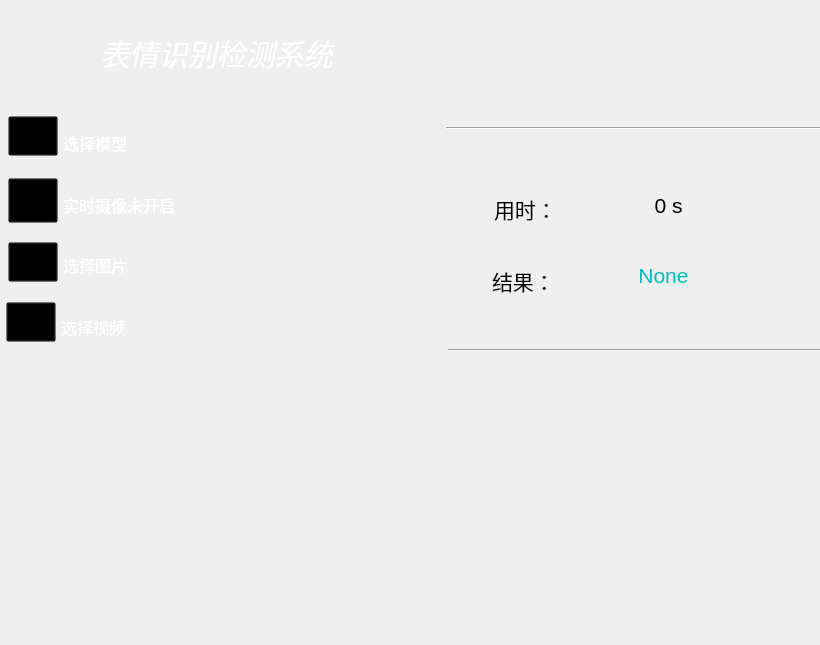
<?xml version="1.0" encoding="UTF-8"?>
<ui version="4.0">
 <class>MainWindow</class>
 <widget class="QMainWindow" name="MainWindow">
  <property name="windowModality">
   <enum>Qt::NonModal</enum>
  </property>
  <property name="geometry">
   <rect>
    <x>0</x>
    <y>0</y>
    <width>820</width>
    <height>645</height>
   </rect>
  </property>
  <property name="minimumSize">
   <size>
    <width>820</width>
    <height>645</height>
   </size>
  </property>
  <property name="maximumSize">
   <size>
    <width>820</width>
    <height>645</height>
   </size>
  </property>
  <property name="windowTitle">
   <string>Emotion recongnition </string>
  </property>
  <property name="windowIcon">
   <iconset resource="image1.qrc">
    <normaloff>:/newPrefix/icons/result.png</normaloff>:/newPrefix/icons/result.png</iconset>
  </property>
  <property name="toolTip">
   <string/>
  </property>
  <property name="autoFillBackground">
   <bool>false</bool>
  </property>
  <property name="styleSheet">
   <string notr="true">
#QInputDialog{border-image: url(:/newPrefix/images_test/light.png);}

QMenuBar{border-color:transparent;}
QToolButton[objectName=pushButton_doIt]{
border:5px;}

QToolButton[objectName=pushButton_doIt]:hover {
image:url(:/newPrefix/images_test/run_hover.png);}

QToolButton[objectName=pushButton_doIt]:pressed {
image:url(:/newPrefix/images_test/run_pressed.png);}

QScrollBar:vertical{
background:transparent;
padding:2px;
border-radius:8px;
max-width:14px;}

QScrollBar::handle:vertical{
background:#9acd32;
min-height:50px;
border-radius:8px;
}

QScrollBar::handle:vertical:hover{
background:#9eb764;}

QScrollBar::handle:vertical:pressed{
background:#9eb764;
}
QScrollBar::add-page:vertical{
background:none;
}
                               
QScrollBar::sub-page:vertical{
background:none;
}

QScrollBar::add-line:vertical{
background:none;}
                                 
QScrollBar::sub-line:vertical{
background:none;
}
QScrollArea{
border:0px;
}

QScrollBar:horizontal{
background:transparent;
padding:0px;
border-radius:6px;
max-height:12px;
}

QScrollBar::handle:horizontal{
background:#9acd32;
min-width:50px;
border-radius:6px;
}

QScrollBar::handle:horizontal:hover{
background:#9eb764;
}

QScrollBar::handle:horizontal:pressed{
background:#9eb764;
}

QScrollBar::add-page:horizontal{
background:none;
}

QScrollBar::sub-page:horizontal{
background:none;
}
QScrollBar::add-line:horizontal{
background:none;
}

QScrollBar::sub-line:horizontal{
background:none;
}
QToolButton::hover{
border:0px;
} </string>
  </property>
  <property name="tabShape">
   <enum>QTabWidget::Rounded</enum>
  </property>
  <widget class="QWidget" name="centralwidget">
   <widget class="QLabel" name="label_title">
    <property name="geometry">
     <rect>
      <x>8</x>
      <y>30</y>
      <width>425</width>
      <height>47</height>
     </rect>
    </property>
    <property name="minimumSize">
     <size>
      <width>0</width>
      <height>30</height>
     </size>
    </property>
    <property name="font">
     <font>
      <family>隶书</family>
      <pointsize>22</pointsize>
      <italic>true</italic>
     </font>
    </property>
    <property name="toolTip">
     <string>Test Result Helper 3.3.10  </string>
    </property>
    <property name="styleSheet">
     <string notr="true">color: rgb(255, 255, 255);</string>
    </property>
    <property name="text">
     <string>表情识别检测系统 </string>
    </property>
    <property name="alignment">
     <set>Qt::AlignCenter</set>
    </property>
   </widget>
   <widget class="QLabel" name="label_author">
    <property name="geometry">
     <rect>
      <x>462</x>
      <y>46</y>
      <width>271</width>
      <height>35</height>
     </rect>
    </property>
    <property name="minimumSize">
     <size>
      <width>0</width>
      <height>30</height>
     </size>
    </property>
    <property name="font">
     <font>
      <family>楷体</family>
      <pointsize>16</pointsize>
     </font>
    </property>
    <property name="toolTip">
     <string>Test Result Helper 3.3.10  </string>
    </property>
    <property name="styleSheet">
     <string notr="true">color: rgb(85, 170, 255);</string>
    </property>
    <property name="text">
     <string></string>
    </property>
    <property name="alignment">
     <set>Qt::AlignCenter</set>
    </property>
   </widget>
   <widget class="QLabel" name="label_useTime">
    <property name="geometry">
     <rect>
      <x>494</x>
      <y>184</y>
      <width>103</width>
      <height>51</height>
     </rect>
    </property>
    <property name="font">
     <font>
      <family>华文仿宋</family>
      <pointsize>16</pointsize>
     </font>
    </property>
    <property name="text">
     <string>&lt;html&gt;&lt;head/&gt;&lt;body&gt;&lt;p&gt;用时：&lt;/p&gt;&lt;/body&gt;&lt;/html&gt;</string>
    </property>
   </widget>
   <widget class="QLabel" name="label_picTime">
    <property name="geometry">
     <rect>
      <x>456</x>
      <y>190</y>
      <width>29</width>
      <height>31</height>
     </rect>
    </property>
    <property name="styleSheet">
     <string notr="true">border-image: url(:/newPrefix/icons/net_speed.png);</string>
    </property>
    <property name="text">
     <string/>
    </property>
   </widget>
   <widget class="QLabel" name="label_picResult">
    <property name="geometry">
     <rect>
      <x>456</x>
      <y>260</y>
      <width>31</width>
      <height>35</height>
     </rect>
    </property>
    <property name="styleSheet">
     <string notr="true">border-image: url(:/newPrefix/icons/result.png);</string>
    </property>
    <property name="text">
     <string/>
    </property>
   </widget>
   <widget class="Line" name="line">
    <property name="geometry">
     <rect>
      <x>446</x>
      <y>118</y>
      <width>375</width>
      <height>21</height>
     </rect>
    </property>
    <property name="orientation">
     <enum>Qt::Horizontal</enum>
    </property>
   </widget>
   <widget class="QLabel" name="label_face">
    <property name="geometry">
     <rect>
      <x>8</x>
      <y>360</y>
      <width>420</width>
      <height>280</height>
     </rect>
    </property>
    <property name="minimumSize">
     <size>
      <width>420</width>
      <height>280</height>
     </size>
    </property>
    <property name="maximumSize">
     <size>
      <width>420</width>
      <height>280</height>
     </size>
    </property>
    <property name="font">
     <font>
      <family>楷体</family>
      <pointsize>16</pointsize>
     </font>
    </property>
    <property name="layoutDirection">
     <enum>Qt::LeftToRight</enum>
    </property>
    <property name="styleSheet">
     <string notr="true">border-image: url(:/newPrefix/icons/scan.gif);</string>
    </property>
    <property name="text">
     <string>&lt;html&gt;&lt;head/&gt;&lt;body&gt;&lt;p align=&quot;center&quot;&gt;&lt;br/&gt;&lt;/p&gt;&lt;/body&gt;&lt;/html&gt;</string>
    </property>
    <property name="alignment">
     <set>Qt::AlignCenter</set>
    </property>
   </widget>
   <widget class="QTextEdit" name="textEdit_model">
    <property name="geometry">
     <rect>
      <x>58</x>
      <y>126</y>
      <width>360</width>
      <height>30</height>
     </rect>
    </property>
    <property name="minimumSize">
     <size>
      <width>360</width>
      <height>30</height>
     </size>
    </property>
    <property name="maximumSize">
     <size>
      <width>360</width>
      <height>30</height>
     </size>
    </property>
    <property name="font">
     <font>
      <family>华文仿宋</family>
      <pointsize>12</pointsize>
     </font>
    </property>
    <property name="styleSheet">
     <string notr="true">background-color: transparent;
border-color: rgb(255, 255, 255);
color: rgb(255, 255, 255);</string>
    </property>
    <property name="verticalScrollBarPolicy">
     <enum>Qt::ScrollBarAlwaysOff</enum>
    </property>
    <property name="horizontalScrollBarPolicy">
     <enum>Qt::ScrollBarAlwaysOff</enum>
    </property>
    <property name="lineWrapMode">
     <enum>QTextEdit::NoWrap</enum>
    </property>
    <property name="readOnly">
     <bool>true</bool>
    </property>
    <property name="html">
     <string>&lt;!DOCTYPE HTML PUBLIC &quot;-//W3C//DTD HTML 4.0//EN&quot; &quot;http://www.w3.org/TR/REC-html40/strict.dtd&quot;&gt;
&lt;html&gt;&lt;head&gt;&lt;meta name=&quot;qrichtext&quot; content=&quot;1&quot; /&gt;&lt;style type=&quot;text/css&quot;&gt;
p, li { white-space: pre-wrap; }
&lt;/style&gt;&lt;/head&gt;&lt;body style=&quot; font-family:'华文仿宋'; font-size:12pt; font-weight:400; font-style:normal;&quot;&gt;
&lt;p style=&quot; margin-top:0px; margin-bottom:0px; margin-left:0px; margin-right:0px; -qt-block-indent:0; text-indent:0px;&quot;&gt;&lt;span style=&quot; font-family:'Adobe Devanagari';&quot;&gt;选择模型&lt;/span&gt;&lt;/p&gt;&lt;/body&gt;&lt;/html&gt;</string>
    </property>
   </widget>
   <widget class="QToolButton" name="toolButton_file">
    <property name="geometry">
     <rect>
      <x>8</x>
      <y>242</y>
      <width>50</width>
      <height>40</height>
     </rect>
    </property>
    <property name="minimumSize">
     <size>
      <width>50</width>
      <height>39</height>
     </size>
    </property>
    <property name="maximumSize">
     <size>
      <width>50</width>
      <height>40</height>
     </size>
    </property>
    <property name="cursor">
     <cursorShape>PointingHandCursor</cursorShape>
    </property>
    <property name="autoFillBackground">
     <bool>false</bool>
    </property>
    <property name="styleSheet">
     <string notr="true">background-color: transparent;</string>
    </property>
    <property name="text">
     <string/>
    </property>
    <property name="icon">
     <iconset resource="image1.qrc">
      <normaloff>:/newPrefix/icons/recovery.png</normaloff>:/newPrefix/icons/recovery.png</iconset>
    </property>
    <property name="iconSize">
     <size>
      <width>40</width>
      <height>40</height>
     </size>
    </property>
    <property name="popupMode">
     <enum>QToolButton::DelayedPopup</enum>
    </property>
    <property name="toolButtonStyle">
     <enum>Qt::ToolButtonTextUnderIcon</enum>
    </property>
    <property name="autoRaise">
     <bool>false</bool>
    </property>
    <property name="arrowType">
     <enum>Qt::NoArrow</enum>
    </property>
   </widget>
   <widget class="QTextEdit" name="textEdit_camera">
    <property name="geometry">
     <rect>
      <x>58</x>
      <y>188</y>
      <width>360</width>
      <height>30</height>
     </rect>
    </property>
    <property name="minimumSize">
     <size>
      <width>360</width>
      <height>30</height>
     </size>
    </property>
    <property name="maximumSize">
     <size>
      <width>360</width>
      <height>30</height>
     </size>
    </property>
    <property name="font">
     <font>
      <family>华文仿宋</family>
      <pointsize>12</pointsize>
     </font>
    </property>
    <property name="styleSheet">
     <string notr="true">background-color: transparent;
border-color: rgb(255, 255, 255);
color: rgb(255, 255, 255);</string>
    </property>
    <property name="verticalScrollBarPolicy">
     <enum>Qt::ScrollBarAlwaysOff</enum>
    </property>
    <property name="horizontalScrollBarPolicy">
     <enum>Qt::ScrollBarAlwaysOff</enum>
    </property>
    <property name="lineWrapMode">
     <enum>QTextEdit::NoWrap</enum>
    </property>
    <property name="readOnly">
     <bool>true</bool>
    </property>
    <property name="html">
     <string>&lt;!DOCTYPE HTML PUBLIC &quot;-//W3C//DTD HTML 4.0//EN&quot; &quot;http://www.w3.org/TR/REC-html40/strict.dtd&quot;&gt;
&lt;html&gt;&lt;head&gt;&lt;meta name=&quot;qrichtext&quot; content=&quot;1&quot; /&gt;&lt;style type=&quot;text/css&quot;&gt;
p, li { white-space: pre-wrap; }
&lt;/style&gt;&lt;/head&gt;&lt;body style=&quot; font-family:'华文仿宋'; font-size:12pt; font-weight:400; font-style:normal;&quot;&gt;
&lt;p style=&quot; margin-top:0px; margin-bottom:0px; margin-left:0px; margin-right:0px; -qt-block-indent:0; text-indent:0px;&quot;&gt;&lt;span style=&quot; font-family:'Adobe Devanagari';&quot;&gt;实时摄像未开启&lt;/span&gt;&lt;/p&gt;&lt;/body&gt;&lt;/html&gt;</string>
    </property>
   </widget>
   <widget class="QTextEdit" name="textEdit_pic">
    <property name="geometry">
     <rect>
      <x>58</x>
      <y>248</y>
      <width>360</width>
      <height>30</height>
     </rect>
    </property>
    <property name="minimumSize">
     <size>
      <width>360</width>
      <height>30</height>
     </size>
    </property>
    <property name="maximumSize">
     <size>
      <width>360</width>
      <height>30</height>
     </size>
    </property>
    <property name="font">
     <font>
      <family>华文仿宋</family>
      <pointsize>12</pointsize>
     </font>
    </property>
    <property name="layoutDirection">
     <enum>Qt::LeftToRight</enum>
    </property>
    <property name="styleSheet">
     <string notr="true">background-color: transparent;
border-color: rgb(255, 255, 255);
color: rgb(255, 255, 255);</string>
    </property>
    <property name="verticalScrollBarPolicy">
     <enum>Qt::ScrollBarAlwaysOff</enum>
    </property>
    <property name="horizontalScrollBarPolicy">
     <enum>Qt::ScrollBarAlwaysOff</enum>
    </property>
    <property name="lineWrapMode">
     <enum>QTextEdit::NoWrap</enum>
    </property>
    <property name="readOnly">
     <bool>true</bool>
    </property>
    <property name="html">
     <string>&lt;!DOCTYPE HTML PUBLIC &quot;-//W3C//DTD HTML 4.0//EN&quot; &quot;http://www.w3.org/TR/REC-html40/strict.dtd&quot;&gt;
&lt;html&gt;&lt;head&gt;&lt;meta name=&quot;qrichtext&quot; content=&quot;1&quot; /&gt;&lt;style type=&quot;text/css&quot;&gt;
p, li { white-space: pre-wrap; }
&lt;/style&gt;&lt;/head&gt;&lt;body style=&quot; font-family:'华文仿宋'; font-size:12pt; font-weight:400; font-style:normal;&quot;&gt;
&lt;p style=&quot; margin-top:0px; margin-bottom:0px; margin-left:0px; margin-right:0px; -qt-block-indent:0; text-indent:0px;&quot;&gt;&lt;span style=&quot; font-family:'Adobe Devanagari';&quot;&gt;选择图片&lt;/span&gt;&lt;/p&gt;&lt;/body&gt;&lt;/html&gt;</string>
    </property>
   </widget>
   <widget class="QToolButton" name="toolButton_camera">
    <property name="geometry">
     <rect>
      <x>8</x>
      <y>178</y>
      <width>50</width>
      <height>45</height>
     </rect>
    </property>
    <property name="minimumSize">
     <size>
      <width>50</width>
      <height>39</height>
     </size>
    </property>
    <property name="maximumSize">
     <size>
      <width>50</width>
      <height>45</height>
     </size>
    </property>
    <property name="cursor">
     <cursorShape>PointingHandCursor</cursorShape>
    </property>
    <property name="autoFillBackground">
     <bool>false</bool>
    </property>
    <property name="styleSheet">
     <string notr="true">background-color: transparent;</string>
    </property>
    <property name="text">
     <string/>
    </property>
    <property name="icon">
     <iconset resource="image1.qrc">
      <normaloff>:/newPrefix/icons/g1.png</normaloff>:/newPrefix/icons/g1.png</iconset>
    </property>
    <property name="iconSize">
     <size>
      <width>50</width>
      <height>39</height>
     </size>
    </property>
    <property name="popupMode">
     <enum>QToolButton::DelayedPopup</enum>
    </property>
    <property name="toolButtonStyle">
     <enum>Qt::ToolButtonTextUnderIcon</enum>
    </property>
    <property name="autoRaise">
     <bool>false</bool>
    </property>
    <property name="arrowType">
     <enum>Qt::NoArrow</enum>
    </property>
   </widget>
   <widget class="QToolButton" name="toolButton_model">
    <property name="geometry">
     <rect>
      <x>8</x>
      <y>116</y>
      <width>50</width>
      <height>40</height>
     </rect>
    </property>
    <property name="minimumSize">
     <size>
      <width>0</width>
      <height>0</height>
     </size>
    </property>
    <property name="maximumSize">
     <size>
      <width>50</width>
      <height>40</height>
     </size>
    </property>
    <property name="cursor">
     <cursorShape>PointingHandCursor</cursorShape>
    </property>
    <property name="autoFillBackground">
     <bool>false</bool>
    </property>
    <property name="styleSheet">
     <string notr="true">background-color: transparent;</string>
    </property>
    <property name="text">
     <string/>
    </property>
    <property name="icon">
     <iconset resource="image1.qrc">
      <normaloff>:/newPrefix/icons/folder_web.png</normaloff>:/newPrefix/icons/folder_web.png</iconset>
    </property>
    <property name="iconSize">
     <size>
      <width>40</width>
      <height>40</height>
     </size>
    </property>
    <property name="popupMode">
     <enum>QToolButton::DelayedPopup</enum>
    </property>
    <property name="toolButtonStyle">
     <enum>Qt::ToolButtonTextUnderIcon</enum>
    </property>
    <property name="autoRaise">
     <bool>false</bool>
    </property>
    <property name="arrowType">
     <enum>Qt::NoArrow</enum>
    </property>
   </widget>
   <widget class="QLabel" name="label_time">
    <property name="geometry">
     <rect>
      <x>558</x>
      <y>190</y>
      <width>221</width>
      <height>31</height>
     </rect>
    </property>
    <property name="font">
     <font>
      <pointsize>16</pointsize>
     </font>
    </property>
    <property name="text">
     <string>0 s</string>
    </property>
    <property name="alignment">
     <set>Qt::AlignCenter</set>
    </property>
   </widget>
   <widget class="Line" name="line_2">
    <property name="geometry">
     <rect>
      <x>448</x>
      <y>340</y>
      <width>373</width>
      <height>21</height>
     </rect>
    </property>
    <property name="orientation">
     <enum>Qt::Horizontal</enum>
    </property>
   </widget>
   <widget class="QLabel" name="label_result">
    <property name="geometry">
     <rect>
      <x>552</x>
      <y>254</y>
      <width>223</width>
      <height>43</height>
     </rect>
    </property>
    <property name="font">
     <font>
      <pointsize>16</pointsize>
     </font>
    </property>
    <property name="styleSheet">
     <string notr="true">color: rgb(0, 189, 189);</string>
    </property>
    <property name="text">
     <string>None</string>
    </property>
    <property name="alignment">
     <set>Qt::AlignCenter</set>
    </property>
   </widget>
   <widget class="QLabel" name="label_outputResult">
    <property name="geometry">
     <rect>
      <x>466</x>
      <y>386</y>
      <width>300</width>
      <height>250</height>
     </rect>
    </property>
    <property name="minimumSize">
     <size>
      <width>300</width>
      <height>250</height>
     </size>
    </property>
    <property name="maximumSize">
     <size>
      <width>300</width>
      <height>250</height>
     </size>
    </property>
    <property name="styleSheet">
     <string notr="true">border-image: url(:/newPrefix/icons/ini.png);</string>
    </property>
    <property name="text">
     <string/>
    </property>
   </widget>
   <widget class="QLabel" name="label_back1">
    <property name="geometry">
     <rect>
      <x>0</x>
      <y>-2</y>
      <width>437</width>
      <height>661</height>
     </rect>
    </property>
    <property name="styleSheet">
     <string notr="true">border-image: url(:/newPrefix/icons/background1.png);</string>
    </property>
    <property name="text">
     <string/>
    </property>
   </widget>
   <widget class="QLabel" name="label_back1_2">
    <property name="geometry">
     <rect>
      <x>408</x>
      <y>-34</y>
      <width>415</width>
      <height>707</height>
     </rect>
    </property>
    <property name="styleSheet">
     <string notr="true">border-image: url(:/newPrefix/icons/background2.png);</string>
    </property>
    <property name="text">
     <string/>
    </property>
   </widget>
   <widget class="QLabel" name="label_scanResult">
    <property name="geometry">
     <rect>
      <x>492</x>
      <y>256</y>
      <width>97</width>
      <height>51</height>
     </rect>
    </property>
    <property name="font">
     <font>
      <family>华文仿宋</family>
      <pointsize>16</pointsize>
     </font>
    </property>
    <property name="text">
     <string>&lt;html&gt;&lt;head/&gt;&lt;body&gt;&lt;p&gt;结果：&lt;/p&gt;&lt;/body&gt;&lt;/html&gt;</string>
    </property>
   </widget>
   <widget class="QTextEdit" name="textEdit_video">
    <property name="geometry">
     <rect>
      <x>56</x>
      <y>310</y>
      <width>360</width>
      <height>30</height>
     </rect>
    </property>
    <property name="minimumSize">
     <size>
      <width>360</width>
      <height>30</height>
     </size>
    </property>
    <property name="maximumSize">
     <size>
      <width>360</width>
      <height>30</height>
     </size>
    </property>
    <property name="font">
     <font>
      <family>华文仿宋</family>
      <pointsize>12</pointsize>
     </font>
    </property>
    <property name="layoutDirection">
     <enum>Qt::LeftToRight</enum>
    </property>
    <property name="styleSheet">
     <string notr="true">background-color: transparent;
border-color: rgb(255, 255, 255);
color: rgb(255, 255, 255);</string>
    </property>
    <property name="verticalScrollBarPolicy">
     <enum>Qt::ScrollBarAlwaysOff</enum>
    </property>
    <property name="horizontalScrollBarPolicy">
     <enum>Qt::ScrollBarAlwaysOff</enum>
    </property>
    <property name="lineWrapMode">
     <enum>QTextEdit::NoWrap</enum>
    </property>
    <property name="readOnly">
     <bool>true</bool>
    </property>
    <property name="html">
     <string>&lt;!DOCTYPE HTML PUBLIC &quot;-//W3C//DTD HTML 4.0//EN&quot; &quot;http://www.w3.org/TR/REC-html40/strict.dtd&quot;&gt;
&lt;html&gt;&lt;head&gt;&lt;meta name=&quot;qrichtext&quot; content=&quot;1&quot; /&gt;&lt;style type=&quot;text/css&quot;&gt;
p, li { white-space: pre-wrap; }
&lt;/style&gt;&lt;/head&gt;&lt;body style=&quot; font-family:'华文仿宋'; font-size:12pt; font-weight:400; font-style:normal;&quot;&gt;
&lt;p style=&quot; margin-top:0px; margin-bottom:0px; margin-left:0px; margin-right:0px; -qt-block-indent:0; text-indent:0px;&quot;&gt;&lt;span style=&quot; font-family:'Adobe Devanagari';&quot;&gt;选择视频&lt;/span&gt;&lt;/p&gt;&lt;/body&gt;&lt;/html&gt;</string>
    </property>
   </widget>
   <widget class="QToolButton" name="toolButton_video">
    <property name="geometry">
     <rect>
      <x>6</x>
      <y>302</y>
      <width>50</width>
      <height>40</height>
     </rect>
    </property>
    <property name="minimumSize">
     <size>
      <width>50</width>
      <height>39</height>
     </size>
    </property>
    <property name="maximumSize">
     <size>
      <width>50</width>
      <height>40</height>
     </size>
    </property>
    <property name="cursor">
     <cursorShape>PointingHandCursor</cursorShape>
    </property>
    <property name="autoFillBackground">
     <bool>false</bool>
    </property>
    <property name="styleSheet">
     <string notr="true">background-color: transparent;</string>
    </property>
    <property name="text">
     <string/>
    </property>
    <property name="icon">
     <iconset resource="image1.qrc">
      <normaloff>:/newPrefix/icons/pai.png</normaloff>:/newPrefix/icons/pai.png</iconset>
    </property>
    <property name="iconSize">
     <size>
      <width>40</width>
      <height>40</height>
     </size>
    </property>
    <property name="popupMode">
     <enum>QToolButton::DelayedPopup</enum>
    </property>
    <property name="toolButtonStyle">
     <enum>Qt::ToolButtonTextUnderIcon</enum>
    </property>
    <property name="autoRaise">
     <bool>false</bool>
    </property>
    <property name="arrowType">
     <enum>Qt::NoArrow</enum>
    </property>
   </widget>
   <zorder>label_back1_2</zorder>
   <zorder>label_back1</zorder>
   <zorder>label_title</zorder>
   <zorder>label_author</zorder>
   <zorder>label_useTime</zorder>
   <zorder>label_picTime</zorder>
   <zorder>label_picResult</zorder>
   <zorder>line</zorder>
   <zorder>label_face</zorder>
   <zorder>textEdit_model</zorder>
   <zorder>toolButton_file</zorder>
   <zorder>textEdit_camera</zorder>
   <zorder>textEdit_pic</zorder>
   <zorder>toolButton_camera</zorder>
   <zorder>toolButton_model</zorder>
   <zorder>label_time</zorder>
   <zorder>line_2</zorder>
   <zorder>label_result</zorder>
   <zorder>label_outputResult</zorder>
   <zorder>label_scanResult</zorder>
   <zorder>textEdit_video</zorder>
   <zorder>toolButton_video</zorder>
  </widget>
  <action name="actionGoogle_Translate">
   <property name="text">
    <string>Google Translate</string>
   </property>
  </action>
  <action name="actionHTML_type">
   <property name="text">
    <string>HTML type</string>
   </property>
  </action>
  <action name="actionsoftware_version">
   <property name="text">
    <string>software version</string>
   </property>
  </action>
 </widget>
 <resources>
  <include location="image1.qrc"/>
 </resources>
 <connections/>
</ui>
